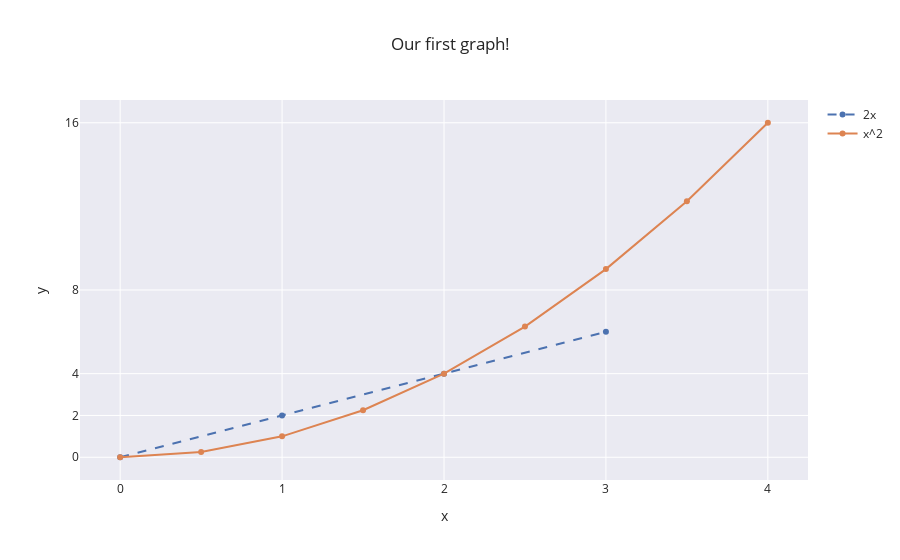

The notebook cell this image was saved under:
### Markdown cell above
# Learning Plotly
## Line Chart

### Code cell
x = [0, 1, 2, 3]
y = [0, 2, 4, 6]

x2 = np.arange(0, 4.5, 0.5)

xaxis_style = dict(
    tickmode="array",
    tickvals=[0, 1, 2, 3, 4]
)

yaxis_style = dict(
    tickmode="array",
    tickvals=[0, 2, 4, 8, 16]
)

fig = go.Figure(data=go.Scatter(x=x, y=y, name="2x", line=dict(dash="dash")))
fig.add_trace(go.Scatter(x=x2, y=x2**2, name="x^2"))
fig.update_layout(title="Our first graph!", xaxis_title="x", yaxis_title="y", xaxis = xaxis_style, yaxis = yaxis_style, template="seaborn")
fig.show()

### Figure 1 — Plotly figure (JSON) as saved in the notebook; plotly's stock layout.template omitted (floating-point values rounded to 4 significant figures)
{"data": [{"line": {"dash": "dash"}, "name": "2x", "type": "scatter", "x": [0, 1, 2, 3], "y": [0, 2, 4, 6]}, {"name": "x^2", "type": "scatter", "x": [0, 0.5, 1, 1.5, 2, 2.5, 3, 3.5, 4], "y": [0, 0.25, 1, 2.25, 4, 6.25, 9, 12.25, 16]}], "layout": {"title": {"text": "Our first graph!"}, "xaxis": {"tickmode": "array", "tickvals": [0, 1, 2, 3, 4], "title": {"text": "x"}}, "yaxis": {"tickmode": "array", "tickvals": [0, 2, 4, 8, 16], "title": {"text": "y"}}}}
